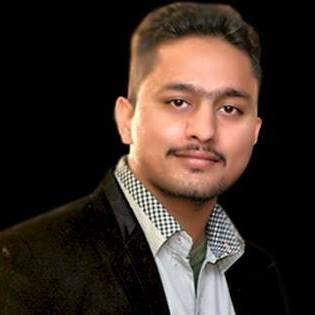
#> input picture qasim.jpeg, 315 x 315 px
$ jupyter execute Untitled.ipynb
#> lines starting #> are read from the running program, lines starting #| are printed output that depends on the picture
[cell 1]
import numpy as np
import matplotlib.pyplot as plt
from PIL import Image
img = np.array(Image.open("qasim.jpeg").convert("L"))
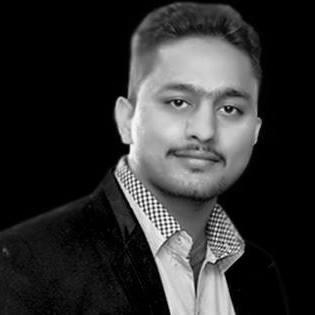
#> img: shape (315, 315); min 0, max 255, mean 49.3
plt.imshow(img)
plt.show()
